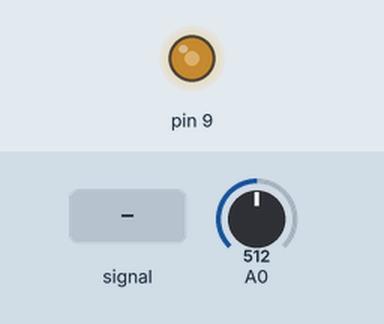
This sketch was run on a simulated Arduino Uno, built with avr-gcc and run on an emulated ATmega328P. Shown: output pins drawn as LEDs (lit = HIGH). The inputs (shaded band) are chosen by the test bench; at power-on: A0 = 512. What the sketch prints to the serial monitor is not drawn.

Above: at 1.2 s.
1.3 s: A0 fed a 200 Hz sine of ±81 counts around its level
4.3 s: A0 set to 900
At 5.4 s:
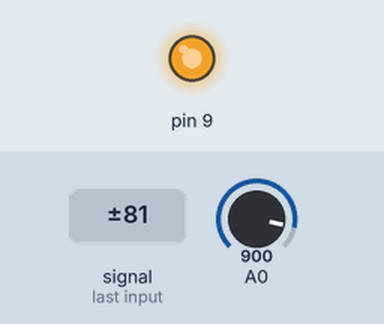
5.8 s: A0 set to 122
At 6.5 s:
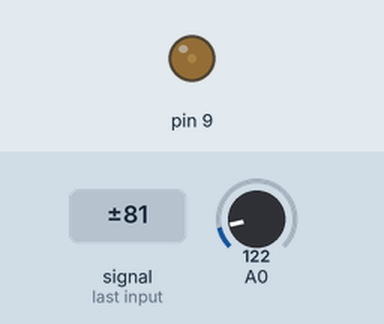
7.3 s: A0 set to 0
At 7.7 s:
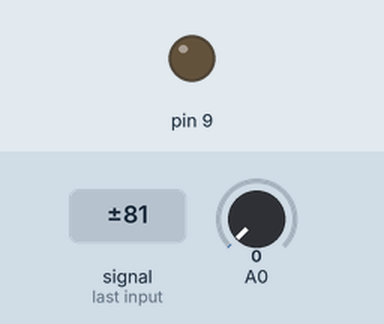
8.8 s: A0 set to 511
At 10.0 s:
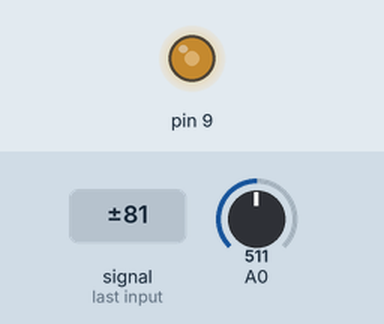
10.3 s: A0 fed a 1000 Hz sine of ±255 counts around its level
Timing chart, 0 to 10.9 s (numbered marks = the images above; inputs shaded):
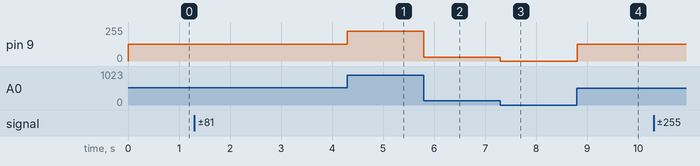

The sketch:

transistorControl.ino
```cpp
void setup() {
  // put your setup code here, to run once:
  Serial.begin(115200);
  pinMode(9, OUTPUT);
  pinMode(A0, INPUT);
  analogWrite(9, 0);
}

void loop() {
  // put your main code here, to run repeatedly:
  int valueRn = map(analogRead(A0), 0, 1023, 0, 255);
  analogWrite(9, valueRn);
  Serial.println(analogRead(A0));
}
```

Measured:
- after the input at 5.8 s, pin 9: 224/255 → 30/255 at once
- after the input at 7.3 s, pin 9: 30/255 → 0/255 at once
- after the input at 8.8 s, pin 9: 0/255 → 127/255 at once
